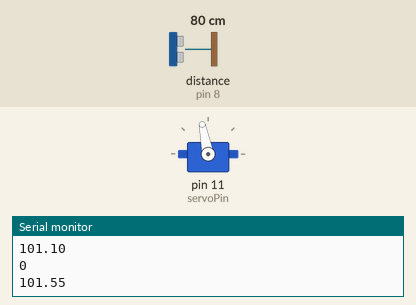
The sketch below on a simulated Arduino Uno, built with avr-gcc and run on an emulated ATmega328P. On the bench: servo, the last lines printed to the serial monitor. The test bench sets the inputs (shaded band); at power-on: distance to the obstacle (sensor on pin 8) 80 cm. The echo pulse lasts 58.3 µs per cm.

Above: at 1.3 s.
1.4 s: distance to the obstacle (sensor on pin 8) set to 32 cm
4.4 s: distance to the obstacle (sensor on pin 8) set to 28 cm
7.4 s: distance to the obstacle (sensor on pin 8) set to 4 cm
At 7.64 s:
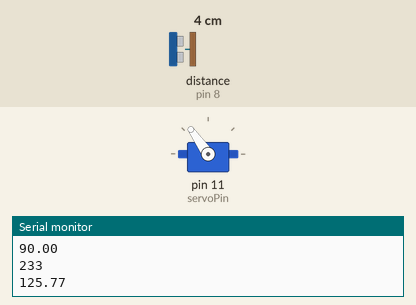
10.4 s: distance to the obstacle (sensor on pin 8) set to 23 cm
13.4 s: distance to the obstacle (sensor on pin 8) set to 12 cm
Timing chart, 0 to 17.4 s (numbered marks = the images above; inputs shaded):
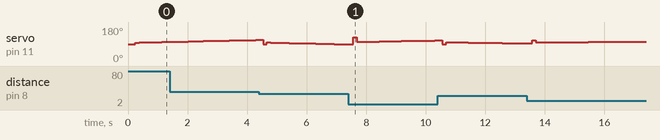

The sketch:

BallBeamArduinoCode_MODI_10-05-16.ino
```cpp
#include<Servo.h>
#include<PID_v1.h>
#include<NewPing.h>
Servo myServo;
const int servoPin = 11;
const int triggerPin = 7;
const int echoPin = 8;
const int massimaDistanza = 30;
float Kp = 0.5;                                                    //Initial Proportional Gain
float Ki = 0.3;                                                      //Initial Integral Gain
float Kd = 0.1;                                                    //Intitial Derivative Gain
double Setpoint, Input, Output, ServoOutput;
NewPing sonar(triggerPin, echoPin, massimaDistanza);
PID myPID(&Input, &Output, &Setpoint, Kp, Ki, Kd, DIRECT);           //Initialize PID object, which is in the class PID.
void setup() {
 Serial.begin(9600);                                                 //comunicazione seriale
  myServo.attach(servoPin);                                          //pin del servomotore
  Input = readPosition();                                            //Calls function readPosition() and sets the balls
                                                                     //  position as the input to the PID algoritm
  myPID.SetMode(AUTOMATIC);                                          //Set PID object myPID to AUTOMATIC
  myPID.SetOutputLimits(20,-30);                                     //Set Output limits to -80 and 80 degrees.
}
void loop(){
  Setpoint = 15;                                                     // punto dove si tiene ferma la pallina
  Input = readPosition();
  myPID.Compute();                                                   //computes Output in range of -80 to 80 degrees
  ServoOutput=90+Output;                                            // 102 degrees is my horizontal
  myServo.write(ServoOutput);
  Serial.println(ServoOutput);//Writes value of Output to servo
}
float readPosition() {
  delay(36);
   //Don't set too low or echos will run into eachother.
  unsigned int uS = sonar.ping_median(4);
  //ping_median() function is in class NewPing. It is a digital filter that takes the
                                                                        //  the average of 4 (in this case) pings and returns that distance value. This helps
      Serial.println(uS);                                                                  //  to filter out the pesy noise in those $5.00 UltraSonic Sensors. You know which
                                                                        //  ones I am talking about....
  return uS / US_ROUNDTRIP_CM;                                          //Returns distance value.
}
```

Measured:
- after the input at 7.4 s, servo on pin 11 (servoPin): 90° → 125° after 0.16 s, → 102° 0.12 s later, → 103° 0.37 s later, → 104° 0.37 s later, … (9 changes in this stretch)
